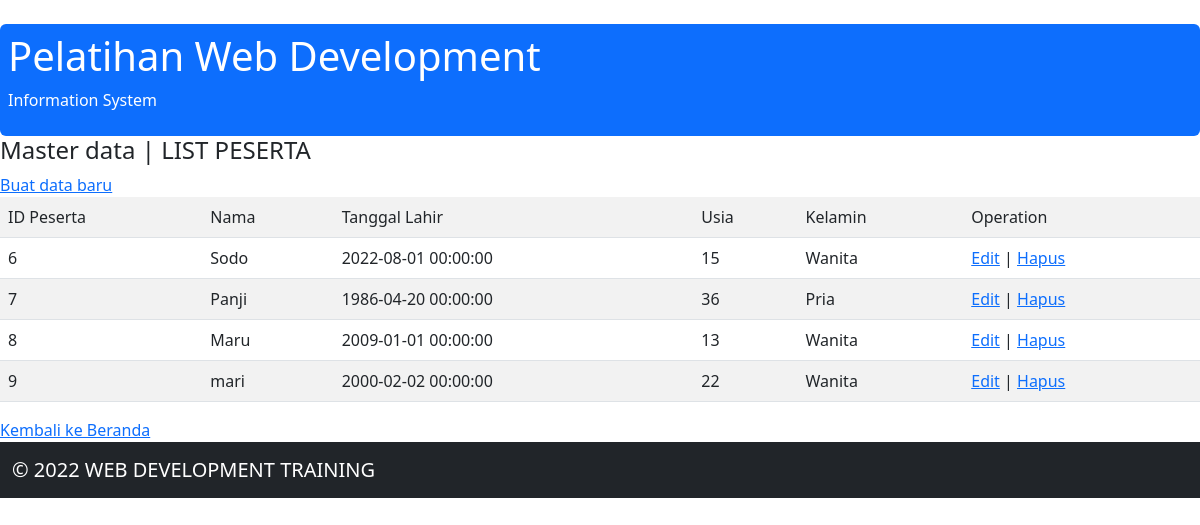
The page /pelatihan/masterdata/list_peserta.php on the database its author committed.
### tables this page shows
CREATE TABLE `peserta` (
  `id` int(11) NOT NULL,
  `nama` varchar(50) NOT NULL,
  `tanggalLahir` datetime NOT NULL,
  `usia` int(11) NOT NULL,
  `kelamin` varchar(6) DEFAULT NULL,
  `isMenikah` tinyint(1) DEFAULT NULL
);

### pelatihan/masterdata/list_peserta.php (the view, shortened to what this page needs)
<!DOCTYPE html>
<html>
	<head>
		<link rel="stylesheet" type="text/css" href="../style/bootstrap-5.2.0-beta1-dist/css/bootstrap.min.css">
	</head>
	<body>
		<?php include '../shared/header.php'; ?>
		<h4>Master data | LIST PESERTA</h4>
		<table class="table table-striped">
			<a href="peserta_baru.php">Buat data baru</a>
			<tr>
				<td>ID Peserta</td>
				<td>Nama</td>
				<td>Tanggal Lahir</td>
				<td>Usia</td>
				<td>Kelamin</td>
				<td>Operation</td>
			</tr>
			<?php
				include '../data/koneksi.php';
				$strQuery = "SELECT * FROM peserta";
				$query = mysqli_query($conPelatihan, $strQuery) or die(mysqli_error());
				while ($data = mysqli_fetch_array($query)) {
				$id = $data["id"];
				$nama = $data["nama"];
				$tanggalLahir = $data["tanggalLahir"];
				$usia = $data["usia"];
				$kelamin = $data["kelamin"];
			?>
			<tr>
				<td><?php echo $id; ?></td>
				<td><?php echo $nama; ?></td>
				<td><?php echo $tanggalLahir; ?></td>
				<td><?php echo $usia; ?></td>
				<td><?php echo $kelamin; ?></td>
				<td>
					<a href="peserta_edit.php?id= <?php echo $id; ?>">Edit</a> |
					<a href="peserta_delete.php?id= <?php echo $id; ?>" onclick="return confirm('Yakin mau hapus <?php echo $nama; ?> ?')">
						Hapus
					</a>
				</td>
			</tr>
			<?php } ?>
		</table>
		<a href="..">Kembali ke Beranda</a>
		<?php include '../shared/footer.php'; ?>
	</body>
</html>

### pelatihan/shared/header.php
<div class="mt-4 p-2 bg-primary text-white rounded">
	<h1>Pelatihan Web Development </h1>
	<p>Information System</p>
</div>

### pelatihan/shared/footer.php
<nav class="navbar navbar-expand-sm bg-dark navbar-dark bottom">
	<div class="container-fluid">
		<a class="navbar-brand" href="">&copy; 2022 WEB DEVELOPMENT TRAINING </a>
	</div>
</nav>

### rows shown on the page
peserta: id "6", nama "Sodo", tanggalLahir "2022-08-01 00:00:00", usia "15", kelamin "Wanita"
peserta: id "7", nama "Panji", tanggalLahir "1986-04-20 00:00:00", usia "36", kelamin "Pria"
peserta: id "8", nama "Maru", tanggalLahir "2009-01-01 00:00:00", usia "13", kelamin "Wanita"
peserta: id "9", nama "mari", tanggalLahir "2000-02-02 00:00:00", usia "22", kelamin "Wanita"
